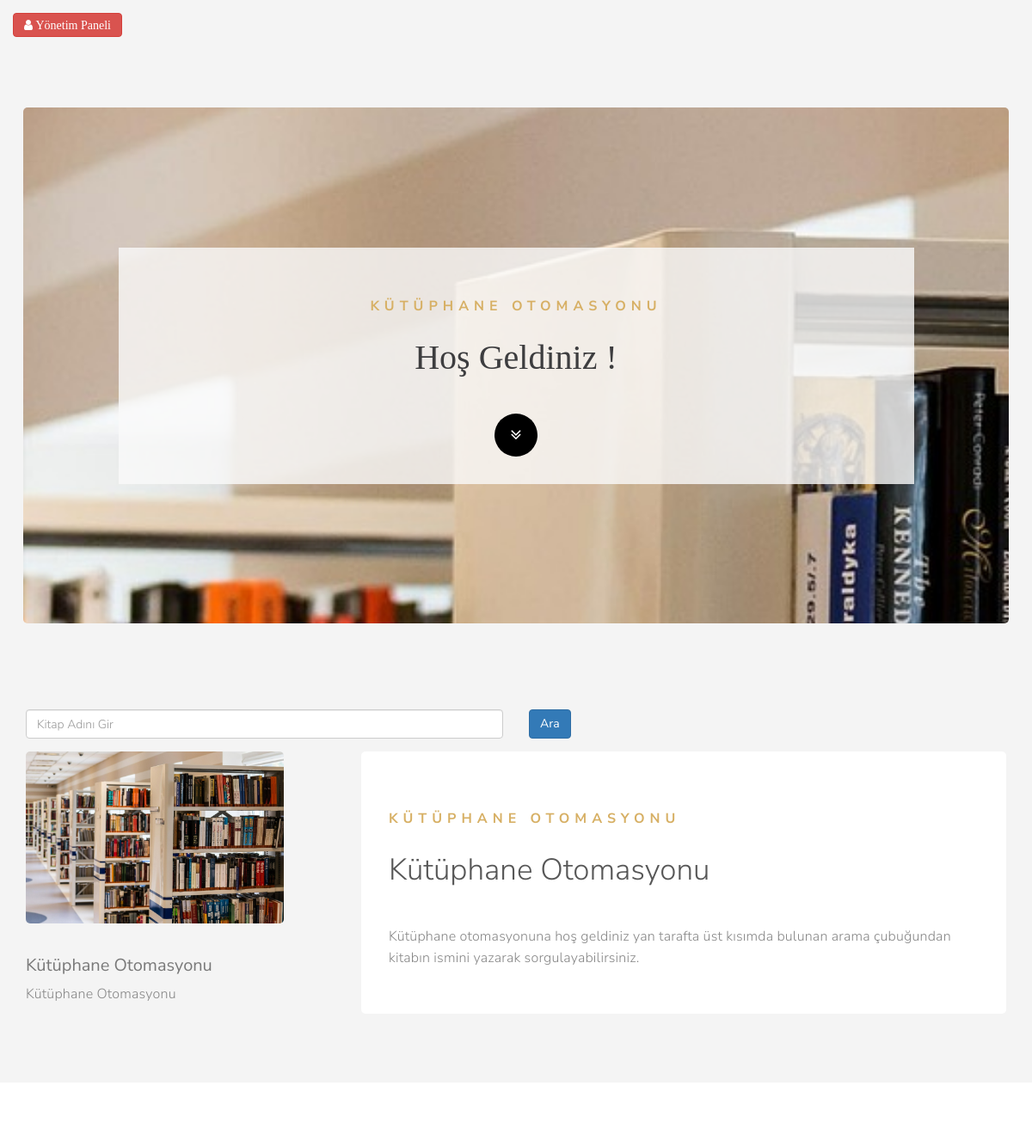
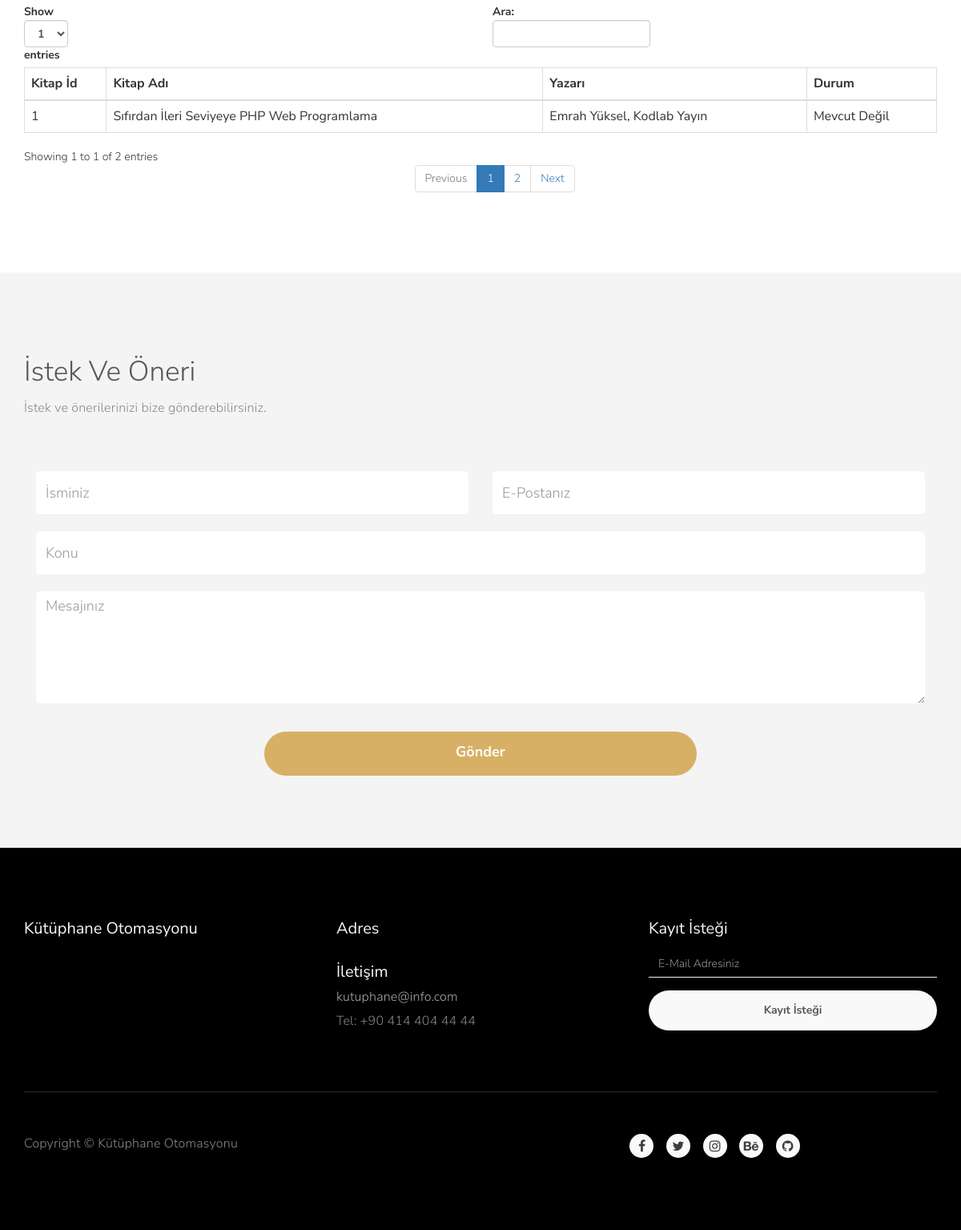
The page / on the database its author committed (2 pictures, top to bottom).
### tables this page shows
CREATE TABLE IF NOT EXISTS `kitap` (
  `kitap_id` int(10) UNSIGNED NOT NULL AUTO_INCREMENT,
  `kitap_adi` varchar(200) NOT NULL,
  `kitap_yazari` varchar(200) NOT NULL,
  `kitap_aciklama` longtext,
  `kitap_resim` text,
  `kitap_durumu` varchar(200) NOT NULL,
  PRIMARY KEY (`kitap_id`)
);

### searchsql.php (called while the page is built, shortened)
<?php
	include "config.php";
	$sorgusistem ="SELECT * FROM kitap";
	$sorgusistemsql=$baglanti->query($sorgusistem);
?>

### index.php (the view, shortened to what this page needs)
<?php
include "searchsql.php";
?>
<html lang="tr-TR">
<head>
<link rel="stylesheet" href="css/bootstrap.min.css">
<link rel="stylesheet" href="css/animate.css">
<link rel="stylesheet" href="css/magnific-popup.css">
<link rel="stylesheet" href="css/font-awesome.min.css">
<link rel="stylesheet" href="css/style.css">
<link rel="stylesheet" href="css/tooplate-style.css">
</head>
<body data-spy="scroll" data-target=".navbar-collapse" data-offset="50">
<div class="container">
     <div class="row">
     <a href="admin" class=""><i class="fa fa-user btn btn-danger mt"> Yönetim Paneli</i></a>
          <section id="home" class="parallax-section">
               <div class="col-md-offset-1 col-md-10 col-sm-12">
                    <div class="home-wrapper">
                         <h3 class="wow fadeInUp" data-wow-delay="0.4s">Kütüphane otomasyonu</h3>
                         <h1 class="wow fadeInUp" data-wow-delay="0.6s">Hoş Geldiniz !</h1>
                         <a href="#about" class="wow fadeInUp smoothScroll arrow-btn" data-wow-delay="1s"><i class="fa fa-angle-double-down"></i></a>
                    </div>
               </div>
          </section>
     </div>
</div>
<section id="about" class="parallax-section">
     <div class="container">
          <div class="row">
                    <form method="post" class="">
                    <div class="col-md-6 col-sm-6">
                    <input type="search" name="aramaadi" placeholder="Kitap Adını Gir" class="form-control">
                    </div>
                    <div class="col-md-6 col-sm-6">
                    <input type="submit" name="gonder" class="btn btn-primary" value="Ara">
                    </div>
               </form>
               <div class="col-md-4 col-sm-8 mt">
                    <?php
                    if ($gorsel->num_rows>0){
                         while ($gorselbul=$gorsel->fetch_assoc()) {
                              echo '<img src="'.$gorselbul["kitap_resim"].'" wdith="300" height="200" data-wow-delay="0.2s" alt="about image"/>';
                         }
                    }
                    else{
                          echo '<img src="images/home-bg.jpg" wdith="300" height="200" data-wow-delay="0.2s" alt="about image"/>';
                    }
                    ?>
                    <div class="wow fadeInUp" data-wow-delay="0.4s">
                         <?php
                    if ($adbulma->num_rows>0){
                         while ($yazdiradi=$adbulma->fetch_assoc()) {
                              echo "<h4>".$yazdiradi["kitap_adi"]."</h4>";
                         }
                    }
                    else{
                         echo "<h4>Kütüphane Otomasyonu</h4>";
                    }
                    ?>
                         <?php
                    if ($yazarbulma->num_rows>0) {
                         while ($yazdiryazar=$yazarbulma->fetch_assoc()) {
                              echo "<p>".$yazdiryazar["kitap_yazari"]."</p>";
                         }
                    }
                    else{
                         echo"<p>Kütüphane Otomasyonu</p>";
                    }
               ?>
                    </div>
               </div>
               <div class="col-md-8 col-sm-12 mt">
                    <div class="about-thumb">
                         <div class="wow fadeInUp section-title" data-wow-delay="0.6s">
                               <?php
                    if ($adbulma->num_rows>0){
                         while ($yazdiradi=$adbulma->fetch_assoc()) {
                              echo "<h3>".$yazdiradi["kitap_adi"]."</h3>";
                         }
                    }
                     else{
                              echo"<h3>Kütüphane Otomasyonu</h3>";
                         }
                    ?>
                              <?php
                    if ($yazarbulma->num_rows>0) {
                         while ($yazdiryazar=$yazarbulma->fetch_assoc()) {
                              echo "<h2>".$yazdiryazar["kitap_yazari"]."</h2>";
                         }
                    }
                     else{
                              echo"<h2>Kütüphane Otomasyonu</h2>";
                         }
               ?>
                         </div>
                         <div class="wow fadeInUp" data-wow-delay="0.8s">
                              <?php
                    if ($aciklamabulma->num_rows>0) {
                         while ($yazdiraciklama=$aciklamabulma->fetch_assoc()) {
                              echo "<p>". $yazdiraciklama["kitap_aciklama"]."</p>";
                         }
                    }
                    else{
                              echo"<p>Kütüphane otomasyonuna hoş geldiniz yan tarafta üst kısımda bulunan arama çubuğundan kitabın ismini yazarak sorgulayabilirsiniz.</p>";
                         }
                    ?>
                         </div>
                    </div>
               </div>
          </div>
     </div>
</section>
<section id="work" class="parallax-section">
     <div class="container">
              <div class="table-responsive">
              <table class="table table-bordered" id="dataTable" width="100%" cellspacing="0">
               <thead>
                   <tr>
                        <th>Kitap İd</th>
                        <th>Kitap Adı</th>
                        <th>Yazarı</th>
                        <th>Durum</th>
                   </tr>
              </thead>
              <tbody>
                <?php
                include "../searchsql.php";
                if ($sorgusistemsql) {
                    while ($sistemsorgu = $sorgusistemsql->fetch_assoc()) {
                        echo
                        "<tr>".
                        "<td>".$sistemsorgu["kitap_id"]."</td>".
                        "<td>".$sistemsorgu["kitap_adi"]."</td>".
                        "<td>".$sistemsorgu["kitap_yazari"]."</td>"
                        ."<td>".$sistemsorgu["kitap_durumu"]."</td>"
                        ."</tr>";
                    }
                }
                ?>
           </tbody>
           </table>
     </div>
     </div>
</section>
<section id="contact" class="parallax-section">
     <div class="container">
          <div class="row">
               <div class="col-md-12 col-sm-12">
                    <div class="wow fadeInUp section-title" data-wow-delay="0.2s">
                         <h2>İstek Ve Öneri</h2>
                         <p>İstek ve önerilerinizi bize gönderebilirsiniz.</p>
                    </div>
               </div>
               <div class="col-md-12 col-sm-12">
                    <div class="wow fadeInUp" data-wow-delay="0.6s">
                        <form action="insertsql.php" method="post" id="contact-form">
                              <div class="col-md-6 col-sm-6">
                                   <input type="text" class="form-control" name="isim" placeholder="İsminiz">
                              </div>
                              <div class="col-md-6 col-sm-6">
                                   <input type="email" class="form-control" name="eposta" placeholder="E-Postanız">
                              </div>
                               <div class="col-md-12 col-sm-12">
                                   <input type="text" class="form-control " name="konu" placeholder="Konu">
                              </div>
                              <div class="col-md-12 col-sm-12">
                                   <textarea class="form-control" rows="5" name="icerik" placeholder="Mesajınız"></textarea>
                              </div>
                              <div class="col-md-offset-3 col-md-6 col-sm-offset-3 col-sm-6">
                                   <button id="submit" type="submit" class="form-control" value="send-mail" name="istekgonder">Gönder</button>
                              </div>
                        </form>
                    </div>
               </div>
          </div>
     </div>
</section>
<footer id="footer" class="parallax-section">
    <div class="container">
        <div class="row">
               <div class="wow fadeInUp col-md-4 col-sm-4" data-wow-delay="0.2s">
                    <h4>Kütüphane Otomasyonu</h4>
               </div>
               <div class="wow fadeInUp col-md-4 col-sm-4" data-wow-delay="0.4s">
                    <div class="support-cus">
                         <h4>Adres</h4>
                    </div>
                    <div class="support-cus">
                         <h4>İletişim</h4>
                         <p><a href="#">kutuphane@info.com</a></p>
                         <p>Tel: +90 414 404 44 44 </p>
                    </div>
               </div>
               <div class="wow fadeInUp col-md-4 col-sm-4" data-wow-delay="0.6s">
                    <h4>Kayıt İsteği</h4>
                    <form class="newsletter" action="insertsql.php" method="post">
                         <input name="uyeliktext" type="email" class="form-control" id="email" placeholder="E-Mail Adresiniz">
                         <button name="uyeistegi" class="form-control" value="Kayıt İsteği">Kayıt İsteği</button>
                    </form>
               </div>
               <div class="col-md-12 col-sm-12 clearfix">
                    <div class="dash-line"></div>
               </div>
               <div class="wow fadeInUp col-md-6 col-sm-6" data-wow-delay="0.8s">
                    <p class="copyright-text">Copyright © Kütüphane Otomasyonu
               </div>
               <div class="wow fadeInUp col-md-6 col-sm-6" data-wow-delay="1s">
                    <ul class="social-icon">
                         <li><a href="#" class="fa fa-facebook"></a></li>
                         <li><a href="#" class="fa fa-twitter"></a></li>
                         <li><a href="#" class="fa fa-instagram"></a></li>
                         <li><a href="#" class="fa fa-behance"></a></li>
                         <li><a href="#" class="fa fa-github"></a></li>
                    </ul>
               </div>
          </div>
     </div>
</footer>
</body>
</html>

### css/style.css (style rules this page uses)
.mt { margin-top: 15px; }

### css/tooplate-style.css (style rules this page uses)
body { background: #f4f4f4; font-family: 'Nunito Sans', sans-serif; font-style: normal; font-weight: 300; overflow-x: hidden; }
html, body { width: 100%; height: 100%; }
h1,h2,h3,h4,h5,h6 { font-style: normal; font-weight: 300; letter-spacing: 0px; }
h1 { color: #3d3d3f; font-family: 'Playfair Display', serif; font-size: 40px; line-height: normal; }
h2 { color: #575757; font-size: 35px; line-height: normal; }
h3 { color: #d7b065; font-size: 16px; font-weight: bold; line-height: 32px; letter-spacing: 6px; text-transform: uppercase; }
h4 { color: #797979; font-size: 20px; font-weight: 400; }
p { color: #878787; font-size: 16px; font-weight: 300; line-height: 25px; letter-spacing: 0.2px; }
.arrow-btn i { background: #000000; border-radius: 50%; color: #ffffff; font-size: 20px; width: 50px; height: 50px; line-height: 50px; text-align: center; margin-top: 32px; -webkit-transition: 0.5s; transition: 0.5s; }
html { -webkit-font-smoothing: antialiased; }
a { color: #575757; -webkit-transition: 0.5s; transition: 0.5s; text-decoration: none !important; }
* { -webkit-box-sizing: border-box; box-sizing: border-box; }
*:before, *:after { -webkit-box-sizing: border-box; box-sizing: border-box; }
.section-title { margin: 0; padding-bottom: 32px; }
.parallax-section { background-attachment: fixed !important; background-size: cover !important; }
#about, #work, #contact, footer { position: relative; padding-top: 80px; padding-bottom: 80px; }
#home { background: url('../images/home-bg.jpg') 50% 0 repeat-y fixed; background-size: cover; background-position: center center; border-radius: 5px; display: -webkit-box; display: -webkit-flex; display: -ms-flexbox; display: flex; -webkit-box-align: center; -webkit-align-items: center; -ms-flex-align: center; align-items: center; height: 75vh; text-align: center; position: relative; margin: 82px 12px 0 12px; }
.home-wrapper { background: rgba(250,250,250,0.8); padding: 32px 12px; }
#about { padding-top: 100px; }
#about .col-md-4 img { border-radius: 5px; margin-bottom: 28px; }
#about .about-thumb { background: #ffffff; border-radius: 5px; padding: 42px 32px; }
#work { background: #ffffff; }
#contact .form-control { border: none; border-bottom: 1px solid #f0f0f0; border-radius: 5px; box-shadow: none; font-size: 18px; margin-top: 10px; margin-bottom: 10px; -webkit-transition: all ease-in-out 0.4s; transition: all ease-in-out 0.4s; }
#contact input { height: 55px; }
#contact button#submit { background: #d7b065; border: none; border-radius: 40px; color: #ffffff; font-weight: bold; height: 55px; padding-bottom: 10px; margin-top: 24px; }
footer { background: #000000; }
footer h4 { color: #f9f9f9; }
footer a { color: #aaa; }
footer .col-md-4 .support-cus:last-child { padding-top: 12px; }
footer .col-md-4 .support-cus p { line-height: 20px; }
footer .newsletter .form-control { box-shadow: none; transition: all 0.4s ease-in-out; margin-top: 16px; margin-bottom: 2px; }
footer .newsletter input { background: transparent; border: none; border-bottom: 1px solid #f0f0f0; border-radius: 0px; }
footer .newsletter button { background: #f9f9f9; border: none; border-radius: 50px; font-weight: bold; height: 50px; }
footer .dash-line { border-top: 1px solid #292929; margin-top: 62px; padding-bottom: 52px; position: relative; }
.social-icon { position: relative; padding: 0; margin: 0; text-align: center; }
.social-icon li { display: inline-block; list-style: none; }
.social-icon li a { background: #f9f9f9; border-radius: 100%; color: #3d3d3f; cursor: pointer; font-size: 16px; text-decoration: none; transition: all 0.4s ease-in-out; width: 30px; height: 30px; line-height: 30px; text-align: center; vertical-align: middle; position: relative; margin: 0px 6px 10px 6px; }

### rows shown on the page
kitap: kitap_id "1", kitap_adi "Sıfırdan İleri Seviyeye PHP Web Programlama", kitap_yazari "Emrah Yüksel, Kodlab Yayın", kitap_durumu "Mevcut Değil"
